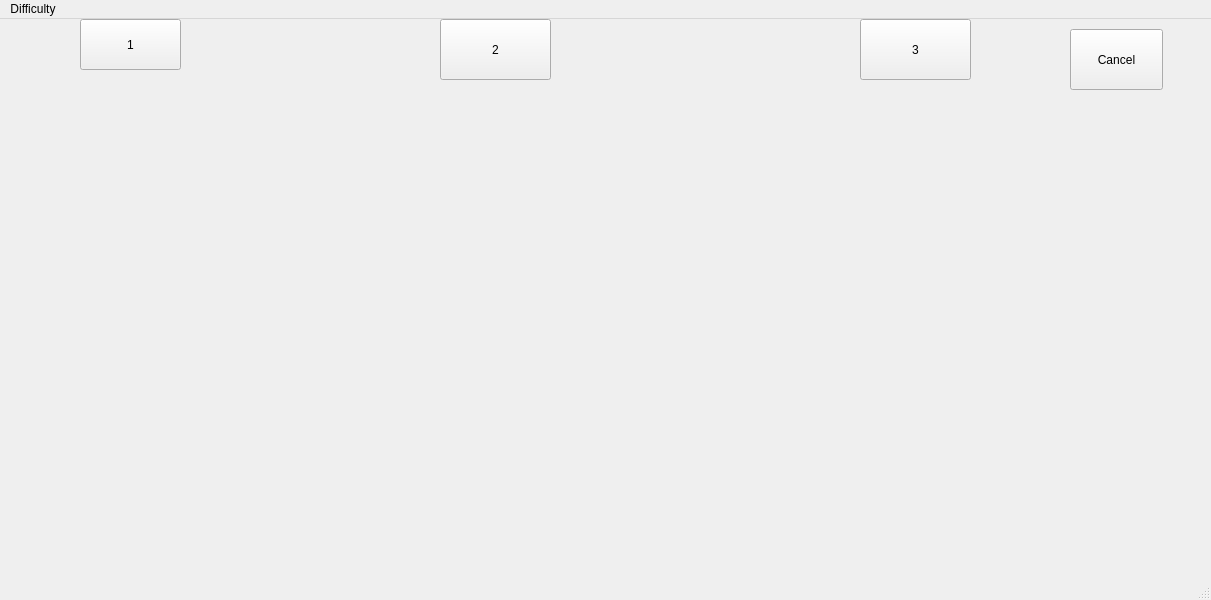
<?xml version="1.0" encoding="UTF-8"?>
<ui version="4.0">
 <class>MainWindow</class>
 <widget class="QMainWindow" name="MainWindow">
  <property name="geometry">
   <rect>
    <x>0</x>
    <y>0</y>
    <width>1211</width>
    <height>600</height>
   </rect>
  </property>
  <property name="windowTitle">
   <string>MainWindow</string>
  </property>
  <widget class="QWidget" name="centralwidget">
   <widget class="QLabel" name="label1">
    <property name="geometry">
     <rect>
      <x>30</x>
      <y>70</y>
      <width>301</width>
      <height>121</height>
     </rect>
    </property>
    <property name="text">
     <string/>
    </property>
   </widget>
   <widget class="QLabel" name="label2">
    <property name="geometry">
     <rect>
      <x>20</x>
      <y>220</y>
      <width>301</width>
      <height>111</height>
     </rect>
    </property>
    <property name="text">
     <string/>
    </property>
   </widget>
   <widget class="QPushButton" name="pushButton">
    <property name="geometry">
     <rect>
      <x>80</x>
      <y>0</y>
      <width>101</width>
      <height>51</height>
     </rect>
    </property>
    <property name="text">
     <string>1</string>
    </property>
   </widget>
   <widget class="QPushButton" name="pushButton_2">
    <property name="geometry">
     <rect>
      <x>440</x>
      <y>0</y>
      <width>111</width>
      <height>61</height>
     </rect>
    </property>
    <property name="text">
     <string>2</string>
    </property>
   </widget>
   <widget class="QPushButton" name="pushButton_3">
    <property name="geometry">
     <rect>
      <x>860</x>
      <y>0</y>
      <width>111</width>
      <height>61</height>
     </rect>
    </property>
    <property name="text">
     <string>3</string>
    </property>
   </widget>
   <widget class="QLabel" name="label3">
    <property name="geometry">
     <rect>
      <x>20</x>
      <y>360</y>
      <width>301</width>
      <height>91</height>
     </rect>
    </property>
    <property name="text">
     <string/>
    </property>
   </widget>
   <widget class="QLabel" name="label2_2">
    <property name="geometry">
     <rect>
      <x>340</x>
      <y>210</y>
      <width>301</width>
      <height>111</height>
     </rect>
    </property>
    <property name="text">
     <string/>
    </property>
   </widget>
   <widget class="QLabel" name="label3_2">
    <property name="geometry">
     <rect>
      <x>350</x>
      <y>360</y>
      <width>301</width>
      <height>81</height>
     </rect>
    </property>
    <property name="text">
     <string/>
    </property>
   </widget>
   <widget class="QLabel" name="label1_2">
    <property name="geometry">
     <rect>
      <x>350</x>
      <y>70</y>
      <width>301</width>
      <height>121</height>
     </rect>
    </property>
    <property name="text">
     <string/>
    </property>
   </widget>
   <widget class="QLabel" name="label2_3">
    <property name="geometry">
     <rect>
      <x>760</x>
      <y>210</y>
      <width>301</width>
      <height>111</height>
     </rect>
    </property>
    <property name="text">
     <string/>
    </property>
   </widget>
   <widget class="QLabel" name="label3_3">
    <property name="geometry">
     <rect>
      <x>760</x>
      <y>330</y>
      <width>301</width>
      <height>121</height>
     </rect>
    </property>
    <property name="text">
     <string/>
    </property>
   </widget>
   <widget class="QLabel" name="label1_3">
    <property name="geometry">
     <rect>
      <x>760</x>
      <y>70</y>
      <width>301</width>
      <height>121</height>
     </rect>
    </property>
    <property name="text">
     <string/>
    </property>
   </widget>
   <widget class="QPushButton" name="pushButton_4">
    <property name="geometry">
     <rect>
      <x>1070</x>
      <y>10</y>
      <width>93</width>
      <height>61</height>
     </rect>
    </property>
    <property name="text">
     <string>Cancel</string>
    </property>
   </widget>
   <widget class="QLabel" name="label4">
    <property name="geometry">
     <rect>
      <x>20</x>
      <y>470</y>
      <width>301</width>
      <height>91</height>
     </rect>
    </property>
    <property name="text">
     <string/>
    </property>
   </widget>
   <widget class="QLabel" name="label4_2">
    <property name="geometry">
     <rect>
      <x>350</x>
      <y>460</y>
      <width>301</width>
      <height>91</height>
     </rect>
    </property>
    <property name="text">
     <string/>
    </property>
   </widget>
   <widget class="QLabel" name="label4_3">
    <property name="geometry">
     <rect>
      <x>770</x>
      <y>460</y>
      <width>301</width>
      <height>91</height>
     </rect>
    </property>
    <property name="text">
     <string/>
    </property>
   </widget>
  </widget>
  <widget class="QMenuBar" name="menubar">
   <property name="geometry">
    <rect>
     <x>0</x>
     <y>0</y>
     <width>1211</width>
     <height>26</height>
    </rect>
   </property>
   <widget class="QMenu" name="menuDifficulty">
    <property name="title">
     <string>Difficulty</string>
    </property>
    <addaction name="action1"/>
    <addaction name="action2"/>
    <addaction name="action3"/>
    <addaction name="action4"/>
   </widget>
   <addaction name="menuDifficulty"/>
  </widget>
  <widget class="QStatusBar" name="statusbar"/>
  <action name="action1">
   <property name="text">
    <string>1</string>
   </property>
  </action>
  <action name="action2">
   <property name="text">
    <string>2</string>
   </property>
  </action>
  <action name="action3">
   <property name="text">
    <string>3</string>
   </property>
  </action>
  <action name="action4">
   <property name="text">
    <string>4</string>
   </property>
  </action>
 </widget>
 <resources/>
 <connections/>
</ui>
